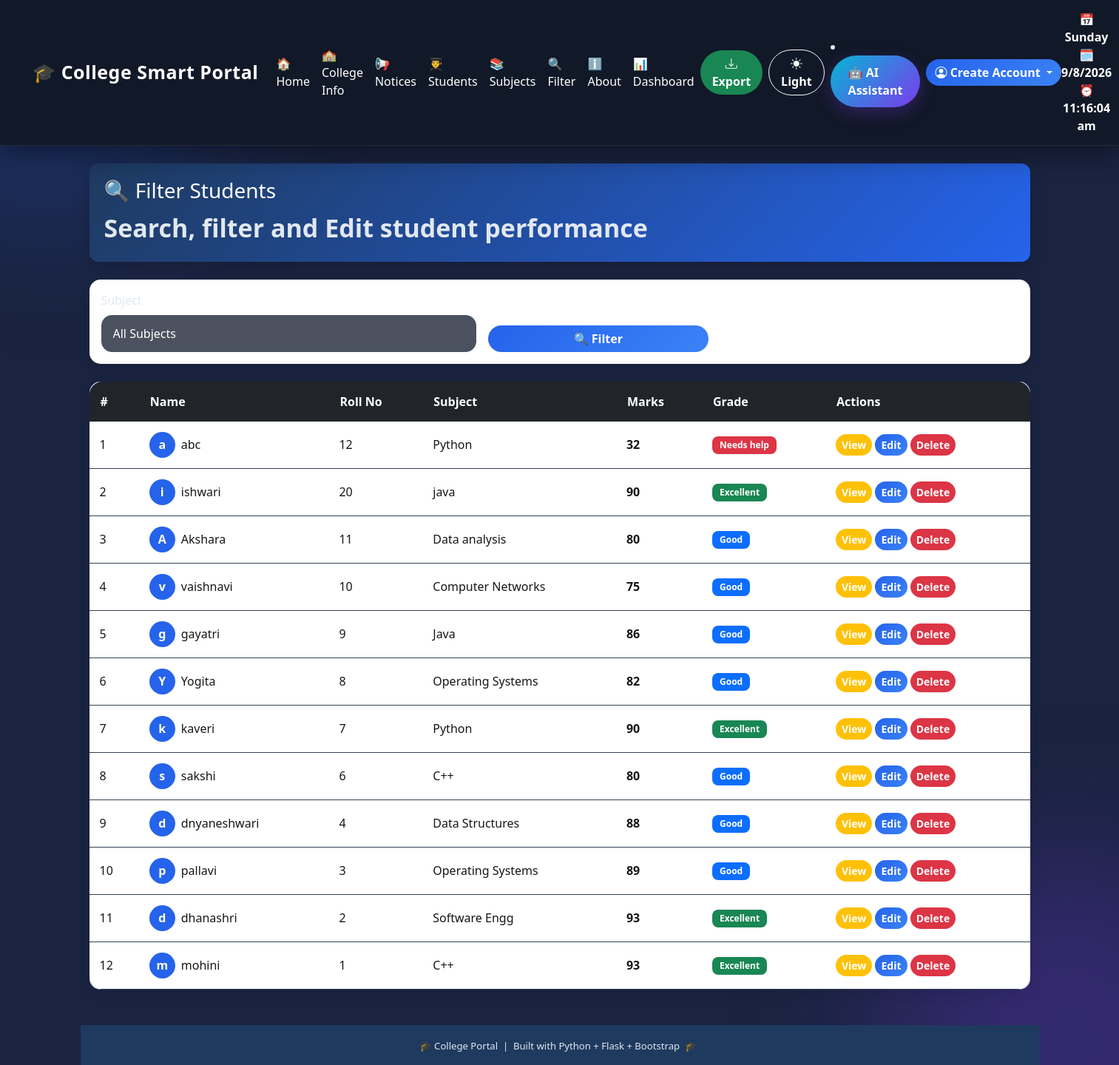
The app's page /filter with its own data.
### tables this page shows
CREATE TABLE stud (
            id INTEGER PRIMARY KEY AUTOINCREMENT,
            name TEXT NOT NULL,
            roll_no INTEGER NOT NULL,
            marks INTEGER NOT NULL
        , Subject TEXT, photo TEXT);

### app.py (the view)
@app.route('/filter')
def filter_students():
    subject = request.args.get('subject', '')
    grade = request.args.get('grade', '')
    conn = get_db(MOHINI_DB)
    subjects = conn.execute('''SELECT DISTINCT Subject FROM stud
                            WHERE subject IS NOT NULL
                            AND subject != ""
                            ORDER BY subject ASC''').fetchall()
    query = 'SELECT * FROM stud WHERE 1=1'
    params = []
    if subject:
      query += ' AND Subject = ?'
      params.append(subject)
    if grade =='excellent':
        query += ' AND marks >= 90'
    elif grade == 'good':
        query += ' AND marks >= 75 AND marks < 90'
    elif grade == 'average':
        query += ' AND marks >= 60 AND marks < 75'
    elif grade == 'poor':
        query += ' AND marks < 45'
    query += ' ORDER BY id DESC'
    students = conn.execute(query, params).fetchall()
    conn.close()
    return render_template('filter.html', students=students, subjects=subjects, selected_subject=subject, selected_grade=grade)

### database.py (called while the page is built)
def get_db(MOHINI_DB):
    conn = sqlite3.connect(MOHINI_DB)
    conn.row_factory = sqlite3.Row
    return conn

### templates/filter.html (shortened to what this page needs)
{% extends 'base.html' %}
{% block content %}
<div class="container mt-4">
    <div class="page-title mb-4">
        <h3>🔍 Filter Students</h3>
        <p class="mb-0">Search, filter and Edit student performance</p>
    </div>
    <div class="glass-card p-3 mb-4">
        <form method="GET" action="{{ url_for('filter_students') }}">
            <div class="row g-3 align-items-end">
                <div class="col-md-5">
                    <label class="form-label">Subject</label>
                    <select name="subject" class="form-select">
                        <option value="">All Subjects</option>
                    </select>
                </div>
                <div class="col-md-3">
                    <button class="btn btn-primary w-100">
                        🔍 Filter
                    </button>
                </div>
            </div>
        </form>
    </div>
    <div class="glass-card p-0">
        {% if students %}
        <div class="table-responsive">
            <table class="table mb-0 align-middle ">
                <thead  class="table-dark">
                    <tr>
                        <th>#</th>
                        <th>Name</th>
                        <th>Roll No</th>
                        <th>Subject</th>
                        <th>Marks</th>
                        <th>Grade</th>
                        <th>Actions</th>
                    </tr>
                </thead>
                <tbody>
                    {% for student in students %}
                    <tr>
                        <td>{{ loop.index }}</td>
                        <td>
                            <div class="d-flex align-items-center gap-2">
                                <div class="avatar">
                                    {{ student['name'][0] }}
                                </div>
                                {{ student['name'] }}
                            </div>
                        </td>
                        <td>{{ student['roll_no'] }}</td>
                        <td>{{ student['Subject'] }}</td>
                        <td><b>{{ student['marks'] }}</b></td>
                        <td>
                            {% if student['marks'] >= 90 %}
                                <span class="badge bg-success">Excellent</span>
                            {% elif student['marks'] >= 75 %}
                                <span class="badge bg-primary">Good</span>
                            {% elif student['marks'] >= 60 %}
                                <span class="badge bg-warning text-dark">Average</span>
                            {% else %}
                                <span class="badge bg-danger">Needs help</span>
                            {% endif %}
                        </td>
                        <td>
                            <a href="{{ url_for('detail', id=student.id) }}"
                               class="btn btn-warning btn-sm"> View</a>
                            <a href="{{ url_for('edit_student', id=student['id']) }}"
                               class="btn btn-sm btn-primary">Edit</a>
                            <a href="{{ url_for('delete_student', id=student['id']) }}"
                               class="btn btn-sm btn-danger"
                               onclick="return confirm('Delete?')">Delete</a>
                        </td>
                    </tr>
                    {% endfor %}
                </tbody>
            </table>
        </div>
        {% else %}
        <div class="p-4 text-center text-muted">
            No students found 😢
        </div>
        {% endif %}
    </div>
</div>
  <footer style="background-color: #1e3a5f;" class="text-white text-center py-3 mt-5">
        <small>
            🎓 College Portal &nbsp;|&nbsp;
            Built with Python + Flask + Bootstrap &nbsp;🎓&nbsp;
        </small>
    </footer>
{% endblock %}

### templates/filter.html (style rules this page uses)
body { background: #f4f7fb; }
.page-title { background: linear-gradient(135deg, #1e3a5f, #2563eb); color: white; padding: 20px; border-radius: 12px; box-shadow: 0 8px 20px rgba(0,0,0,0.15); }
.glass-card { background: white; border-radius: 15px; box-shadow: 0 6px 18px rgba(0,0,0,0.08); }
.avatar { width: 35px; height: 35px; border-radius: 50%; background: #2563eb; color: white; display: flex; align-items: center; justify-content: center; font-weight: bold; }
.badge { padding: 6px 10px; border-radius: 8px; font-size: 12px; }

### records on screen
stud: name "a", name "abc", roll_no "12", Subject "Python", marks "32", shows "Needs help"
stud: name "i", name "ishwari", roll_no "20", Subject "java", marks "90", shows "Excellent"
stud: name "A", name "Akshara", roll_no "11", Subject "Data analysis", marks "80", shows "Good"
stud: name "v", name "vaishnavi", roll_no "10", Subject "Computer Networks", marks "75", shows "Good"
stud: name "g", name "gayatri", roll_no "9", Subject "Java", marks "86", shows "Good"
stud: name "Y", name "Yogita", roll_no "8", Subject "Operating Systems", marks "82", shows "Good"
stud: name "k", name "kaveri", roll_no "7", Subject "Python", marks "90", shows "Excellent"
stud: name "s", name "sakshi", roll_no "6", Subject "C++", marks "80", shows "Good"
stud: name "d", name "dnyaneshwari", roll_no "4", Subject "Data Structures", marks "88", shows "Good"
stud: name "p", name "pallavi", roll_no "3", Subject "Operating Systems", marks "89", shows "Good"
stud: name "d", name "dhanashri", roll_no "2", Subject "Software Engg", marks "93", shows "Excellent"
stud: name "m", name "mohini", roll_no "1", Subject "C++", marks "93", shows "Excellent"

### other values on screen
{{ session['username'] if session.get('username') else 'Create Account' }} "Create Account"
